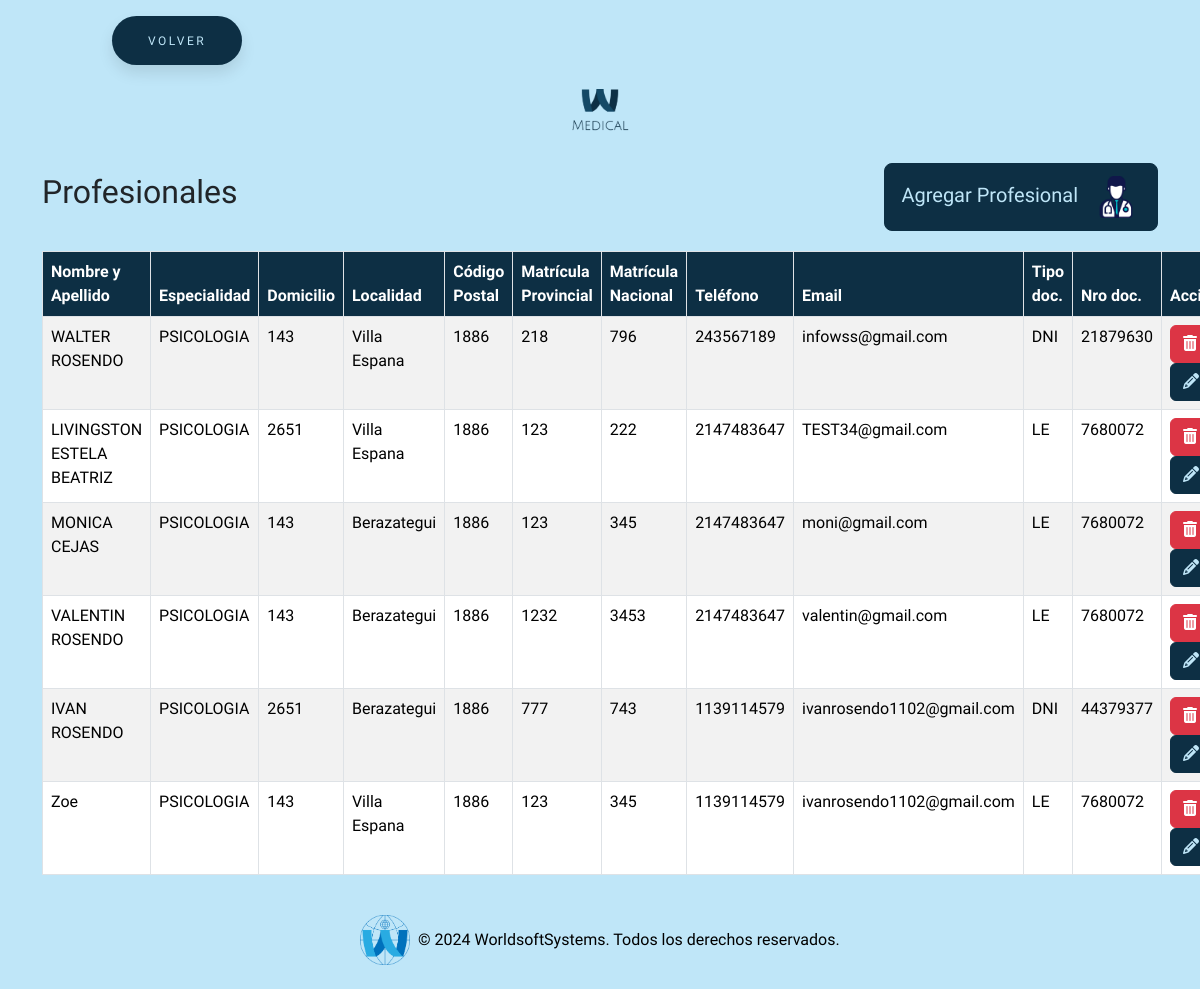
The page /todosAjustes/crearProf/crearProf.php (signed in) on the database as committed earlier.
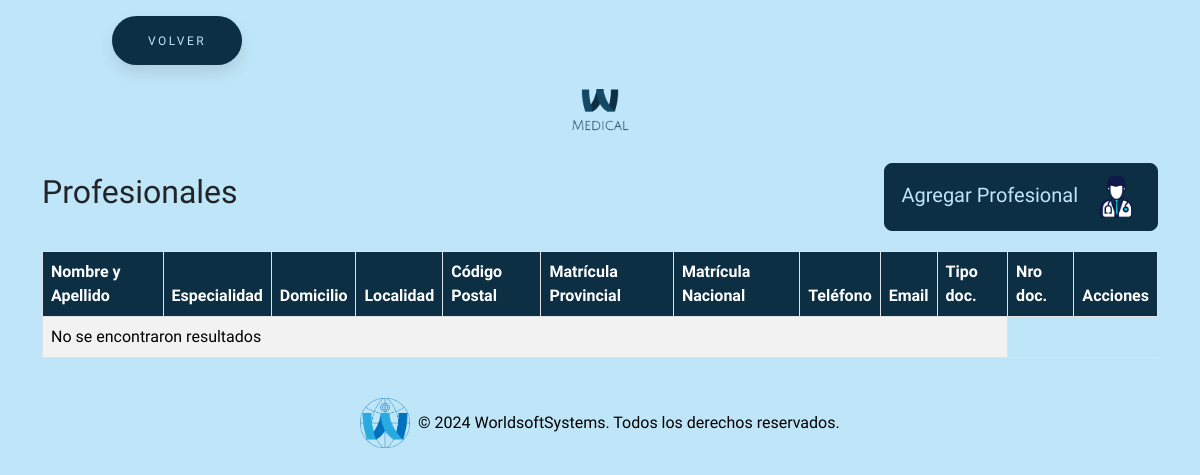
The same page on the database as committed later.
### tables this page shows
CREATE TABLE `profesional` (
  `id_prof` int(11) NOT NULL,
  `nombreYapellido` varchar(255) NOT NULL,
  `id_especialidad` int(11) NOT NULL,
  `domicilio` varchar(255) NOT NULL,
  `localidad` varchar(255) NOT NULL,
  `codigo_pos` varchar(255) NOT NULL,
  `matricula_p` varchar(255) NOT NULL,
  `matricula_n` varchar(255) NOT NULL,
  `telefono` int(255) NOT NULL,
  `email` varchar(255) NOT NULL,
  `tipo_doc` varchar(255) NOT NULL,
  `nro_doc` int(255) NOT NULL
);

CREATE TABLE `especialidad` (
  `id_especialidad` int(255) NOT NULL,
  `desc_especialidad` varchar(255) NOT NULL
);

### todosAjustes/crearProf/crearProf.php (the view, shortened to what this page needs)
<?php
require_once "../../conexion.php";
$sql = "SELECT  p.*,e.id_especialidad, e.desc_especialidad
        FROM profesional p
        JOIN especialidad e ON p.id_especialidad = e.id_especialidad";
$result = $conn->query($sql);
?>
<!DOCTYPE html>
<html lang="es">
<head>
    <link href="https://cdn.jsdelivr.net/npm/bootstrap@5.3.3/dist/css/bootstrap.min.css" rel="stylesheet"
>
    <link rel="stylesheet" href="https://cdnjs.cloudflare.com/ajax/libs/font-awesome/6.5.2/css/all.min.css"
 />
    <link rel="stylesheet" href="../../estilos/styleGeneral.css">
    <link rel="stylesheet" href="../../estilos/styleBotones.css">
</head>
<body>
    <button class="button" style="vertical-align:middle; margin-left:7rem"
        onclick="window.location.href = '../../seccionAjustes/ajustes.php';">
        <span>VOLVER</span>
    </button>
    <div class="text-center my-4">
        <img src="../../img/logo.png" alt="Logo MEDICAL" class="img-fluid" style="max-width: 120px;">
    </div>
    <div class="container">
        <div class="title-container">
            <h2>Profesionales</h2>
            <button type="button" class="btn btn-custom btn-lg" data-bs-toggle="modal"
                data-bs-target="#agregarProfesional">
                Agregar Profesional <img src="../../img/iconoCrearProf.png" alt="Icono Crear Profesional"
                    style="width: 50px; height: 50px; margin-left: 8px;">
            </button>
        </div>
        <table class="table table-striped table-bordered">
            <thead class="table-custom">
                <tr>
                    <th>Nombre y Apellido</th>
                    <th>Especialidad</th>
                    <th>Domicilio</th>
                    <th>Localidad</th>
                    <th>Código Postal</th>
                    <th>Matrícula Provincial</th>
                    <th>Matrícula Nacional</th>
                    <th>Teléfono</th>
                    <th>Email</th>
                    <th>Tipo doc.</th>
                    <th>Nro doc.</th>
                    <th>Acciones</th>
                </tr>
            </thead>
            <tbody>
                <?php
                if ($result->num_rows > 0) {
                    while ($row = $result->fetch_assoc()) {
                        echo "<tr>
                <td>" . $row["nombreYapellido"] . "</td>
                <td>" . $row["desc_especialidad"] . "</td>
                <td>" . $row["domicilio"] . "</td>
                <td>" . $row["localidad"] . "</td>
                <td>" . $row["codigo_pos"] . "</td>
                <td>" . $row["matricula_p"] . "</td>
                <td>" . $row["matricula_n"] . "</td>
                <td>" . $row["telefono"] . "</td>
                <td>" . $row["email"] . "</td>
                <td>" . $row["tipo_doc"] . "</td>
                <td>" . $row["nro_doc"] . "</td>
                <td>
                    <button type='button' class='btn btn-danger' onclick=\"if(confirm('¿Estás seguro de que deseas eliminar este profesional?')){ window.location.href='{$_SERVER['PHP_SELF']}?eliminar=" . $row['id_prof'] . "'; }\"><i class='fas fa-trash-alt'></i></button>
                    <button type='button' class='btn btn-custom-editar' onclick='editarProfesional(" . json_encode($row) . ")'><i class='fas fa-pencil-alt'></i></button>
                </td>
            </tr>";
                    }
                } else {
                    echo "<tr><td colspan='10'>No se encontraron resultados</td></tr>";
                }
                ?>
            </tbody>
        </table>
    </div>
    <footer class="bg-dark text-white text-center py-4 mt-auto">
        <div class="container">
            <div class="row justify-content-center">
                <div class="col-md-12 footer-logo-text">
                    <img src="../../img/logoWSS.png" alt="Logo" class="img-fluid" style="max-height: 50px;">
                    <p class="mb-0">&copy; 2024 WorldsoftSystems. Todos los derechos reservados.</p>
                </div>
            </div>
        </div>
    </footer>
</body>
</html>

### estilos/styleGeneral.css (style rules this page uses)
:root { --primary-color: #0d2f44; }
body, html { background-color: #bfe6f8 !important; font-family: 'Cabin Condensed', sans-serif !important; }
.table-custom th { background-color: var(--primary-color) !important; color: white !important; }
.footer-logo-text { display: flex; align-items: center; justify-content: center; color: #000; }
footer.bg-dark { background-color: transparent !important; padding-top: 10rem; }
.footer-logo-text img { margin-right: 0.5rem; }

### estilos/styleBotones.css (style rules this page uses)
:root { --primary-color: #0d2f44; }
body, html { background-color: #bfe6f8 !important; font-family: 'Cabin Condensed', sans-serif !important; }
.title-container { display: flex; align-items: center; justify-content: space-between; margin-bottom: 20px; }
.btn-custom { background-color: var(--primary-color) !important; border-color: var(--primary-color) !important; color: #bfe6f8 !important; transition: all 0.3s ease; }
.button { padding: 1.3em 3em; font-size: 12px; text-transform: uppercase; letter-spacing: 2.5px; font-weight: 500; color: #bfe6f8; background-color: var(--primary-color) !important; border-color: var(--primary-color) !important; border: none; border-radius: 45px; box-shadow: 0px 8px 15px rgba(0, 0, 0, 0.1); transition: all 0.3s ease 0s; cursor: pointer; outline: none; margin-top: 1rem; }
.btn-custom-editar { background-color: var(--primary-color) !important; border-color: var(--primary-color) !important; color: #bfe6f8 !important; transition: all 0.3s ease; }

Rows that differ between the two databases and show on the page:
removed profesional: nombreYapellido "WALTER ROSENDO", id_especialidad.desc_especialidad "PSICOLOGIA", domicilio "143", localidad "Villa Espana", codigo_pos "1886", matricula_p "218", matricula_n "796", telefono "243567189", email "infowss@gmail.com", tipo_doc "DNI", nro_doc "21879630"
removed profesional: nombreYapellido "LIVINGSTON ESTELA BEATRIZ", id_especialidad.desc_especialidad "PSICOLOGIA", domicilio "2651", localidad "Villa Espana", codigo_pos "1886", matricula_p "123", matricula_n "222", telefono "2147483647", email "TEST34@gmail.com", tipo_doc "LE", nro_doc "7680072"
removed profesional: nombreYapellido "MONICA CEJAS", id_especialidad.desc_especialidad "PSICOLOGIA", domicilio "143", localidad "Berazategui", codigo_pos "1886", matricula_p "123", matricula_n "345", telefono "2147483647", email "moni@gmail.com", tipo_doc "LE", nro_doc "7680072"
removed profesional: nombreYapellido "VALENTIN ROSENDO", id_especialidad.desc_especialidad "PSICOLOGIA", domicilio "143", localidad "Berazategui", codigo_pos "1886", matricula_p "1232", matricula_n "3453", telefono "2147483647", email "valentin@gmail.com", tipo_doc "LE", nro_doc "7680072"
removed profesional: nombreYapellido "IVAN ROSENDO", id_especialidad.desc_especialidad "PSICOLOGIA", domicilio "2651", localidad "Berazategui", codigo_pos "1886", matricula_p "777", matricula_n "743", telefono "1139114579", email "ivanrosendo1102@gmail.com", tipo_doc "DNI", nro_doc "44379377"
removed profesional: nombreYapellido "Zoe", id_especialidad.desc_especialidad "PSICOLOGIA", domicilio "143", localidad "Villa Espana", codigo_pos "1886", matricula_p "123", matricula_n "345", telefono "1139114579", email "ivanrosendo1102@gmail.com", tipo_doc "LE", nro_doc "7680072"
Other text that changed with them:
text now shown: "No se encontraron resultados"
